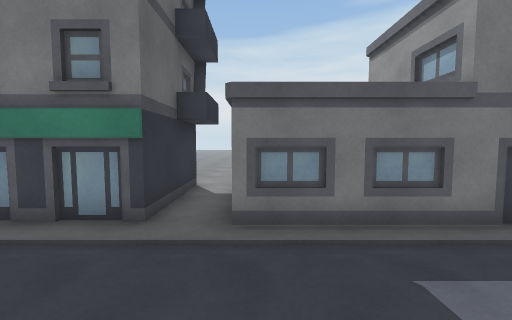
view 1 (above)

18 first-person views from a walk through a Unity game level. The camera is 1.4 m above the floor, tilts 4° down and sees 90° across. The floor is counted in squares, 1 m on a side. Each view is taken from the middle of a square. On the plan, view 1 faces up. The plan holds only what a view shows up to about 13 squares ahead; the rest is blank. The place goes on beyond the plan. The player character is not drawn. Surface patterns are stand-ins for the level's own textures.

view 2
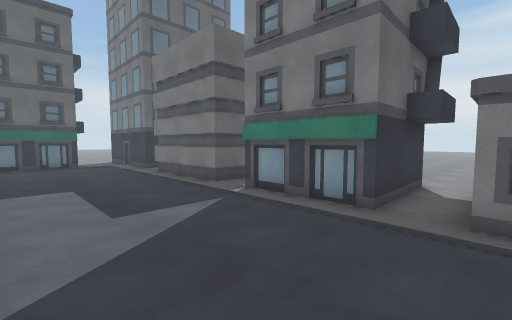

view 3
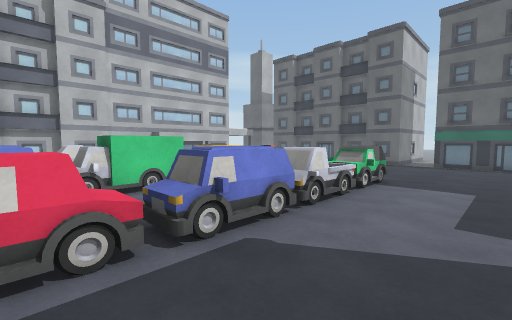

view 4
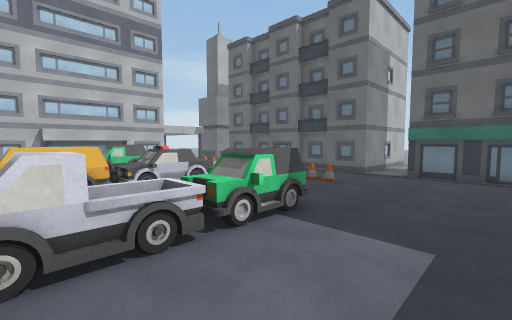

view 5
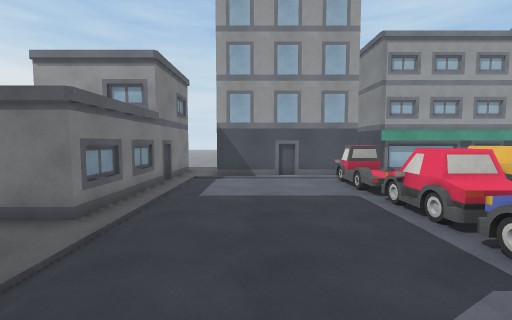

view 6
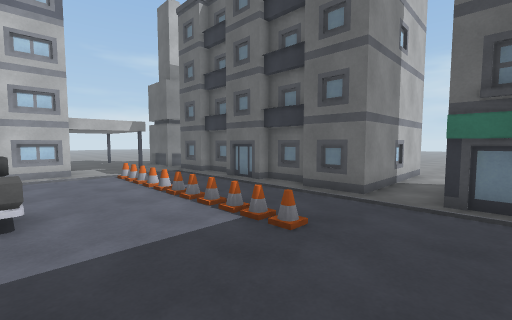

view 7
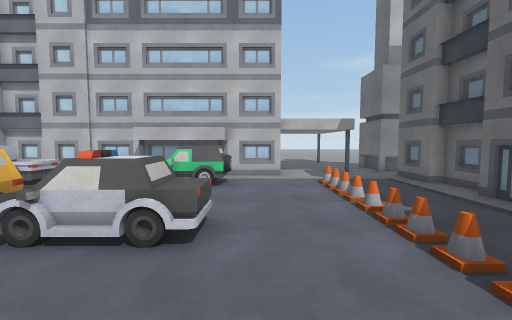

view 8
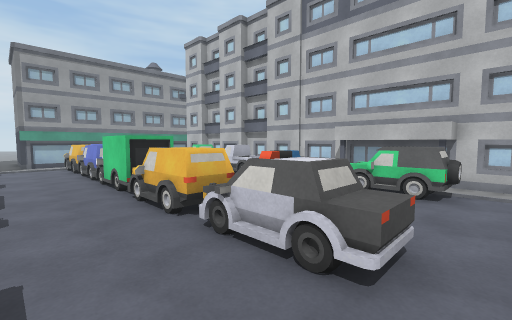

view 9
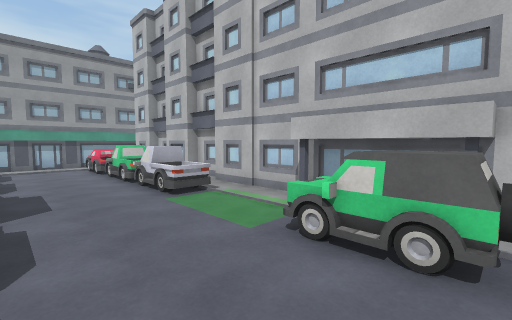

view 10
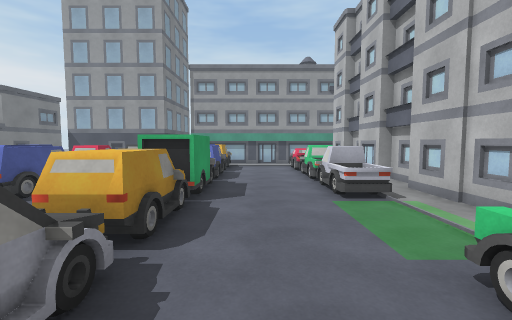

view 11
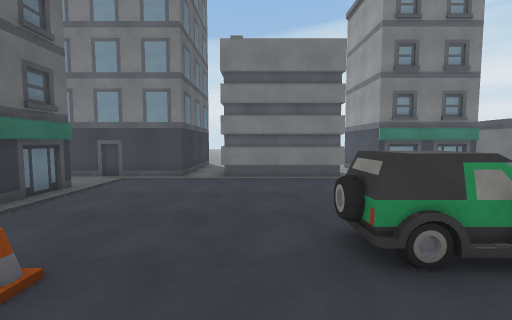

view 12
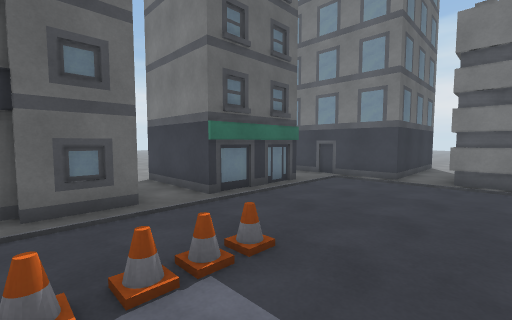

view 13
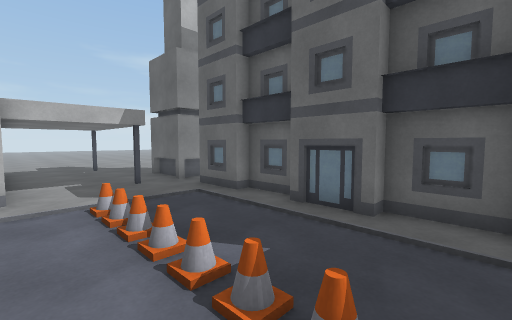

view 14
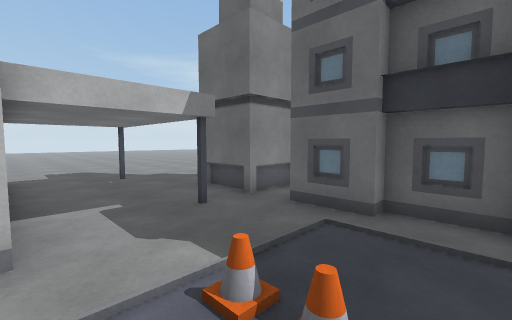

view 15
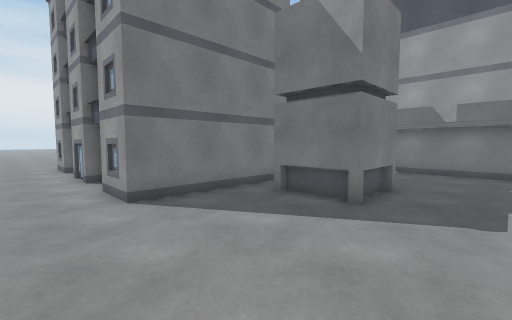

view 16
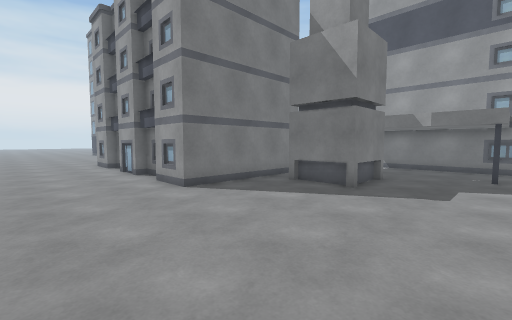

view 17
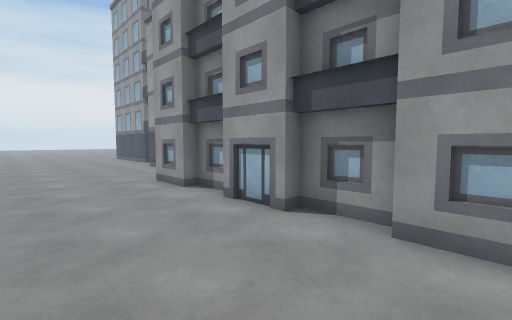

view 18
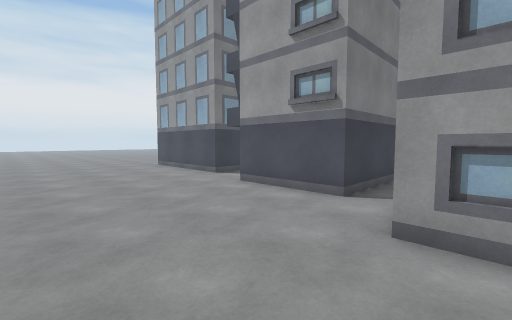

### Floor plan
Key: @ floor where view 1 was taken; # wall or solid block; . main floor; : floor 0.5 m higher than the main floor; + floor 0.75 m higher than the main floor; / step, stairs or slope; B building; T truck; A van; O other object.
Columns run from 27 left of view 1 to 8 right of it. Each row starts with its distance up from view 1.
 12 ..                       ..
 11 ...                      ..
 10 ....                     ..
  9 .....        #.          ..
  8 ......       #.          #.   B
  7 .......      #.      #   #.   B
  6 .......#     #.    #.#   #.B  B
  5 .......#######.#####.#####.B  B
  4 ...............OOOOO..BBB..BBBBBB##
  3 ........ ........................#
  2 ......#   #......................#
  1 ......#   B......................#
  0 ......#   #................@.....#
 -1 ......#   B......................#
 -2 ......#####.......OOTTTAAAOOO//O.#
 -3 .................OOOTTTAAAOO+::O.#
 -4 ....#######...O....................
 -5 ....##   ##...O...................##
 -6 ....##   ##...O...OOOOOOOOAAAAOO. B
 -7 .....#   #.......+ +OOOOOOAAAAO O B
 -8 ....##   ##...O... ......O........#
 -9 ....B    #B...O...................#
-10 ....##   ##.......................#
-11 .....#   #....O..OOO....TTTTTTOO  #
-12 ....##   ##...O..OO ...TTT T      B
-13 ....##   ##......BBBBB....        B
-14 ....#######....###BBB#####B#B#B
-15 ........BBB.B..#
-16 ........###....#
-17 ........B##....#
-18 ...............#
-19 ...............#
-20  ..............#
-21 . ..........B..#

Positions as (right, up) in squares from view 1, and headings:
1: (0, 0), facing up
2: (0, -1), facing up-left
3: (0, 1), facing down-left
4: (-5, 1), facing down-left
5: (-5, 1), facing right
6: (-10, -1), facing down-left
7: (-11, -3), facing down
8: (-11, -4), facing down-right
9: (-10, -8), facing down-right
10: (-10, -9), facing right
11: (-11, -6), facing up
12: (-11, -6), facing up-left
13: (-12, -6), facing down-left
14: (-12, -10), facing down-left
15: (-25, -20), facing up-right
16: (-27, -21), facing up-right
17: (-27, -13), facing up-right
18: (-27, -5), facing up-right
